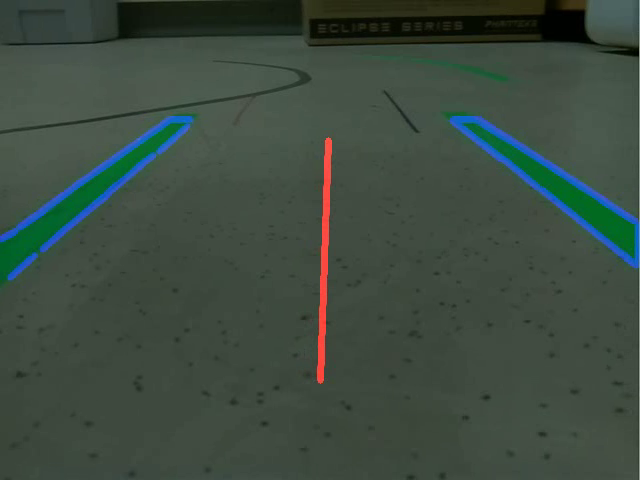
#> input picture frame 29 of filename.avi_overlay.avi, 640 x 480 px, given in place of filename.avi, which was not available
$ python lane_detect_pc.py
#> lines starting #> are read from the running program, lines starting #| are printed output that depends on the picture; after the words box and inside, x2 and y2 are one past the last pixel; in counts of white or black regions, pixels touching at a corner belong together; pictures that were not available may be replaced by others from this repository, and a replacement may not be noted
import cv2
import numpy as np
import math
import time
from operator import itemgetter
import sys

sys.path.append(r'/home/pi/picar-x/lib')
# from picarx import Picarx


_SHOW_IMAGE = False


class PiCar(object):
    def __init__(self, car=None):
        self.car = car
        self.current_steering_angle = 0
        self.speed = 0

        # line color green
        self.green_line = np.array([[60, 70, 50], [100, 255, 255]])
        self.yellow_line = np.array([[30, 60, 150], [50, 255, 255]])
        self.white_line = np.array([[0, 0, 140], [115, 40, 255]])


def car_control(picar, servo_d=0, speed=0):
    picar.set_dir_servo_angle(servo_d)
    picar.forward(speed)


def camera_control(picar, servo_h=0, servo_v=-20):
    picar.set_camera_servo1_angle(servo_h)
    picar.set_camera_servo2_angle(servo_v)


#####################
# drive mechanic
#####################
# [89 lines left out: function drive, not called in this run]
    # return 0


############################
# logic in use
############################
# marking all edges
def detect_edge(img):
    return cv2.Canny(img, 200, 400)


# detect color
def detect_color_in_roi(img, color_range1, color_range2, min_detected_color=1000):
    hsv = cv2.cvtColor(img, cv2.COLOR_BGR2HSV)

    # select priority color
    mask1st = cv2.inRange(hsv, color_range1[0], color_range1[1])
    mask_roi_l = roi_l(mask1st)
    mask_roi_r = roi_r(mask1st)
    detected_prio_color_l = np.sum(mask_roi_l == 255)
    detected_prio_color_r = np.sum(mask_roi_r == 255)

    # select second priority
    if detected_prio_color_l < min_detected_color or detected_prio_color_r < min_detected_color:
        mask2nd = cv2.inRange(hsv, color_range2[0], color_range2[1])
    if detected_prio_color_l < min_detected_color:
        mask_roi_l = roi_l(mask2nd)
    if detected_prio_color_r < min_detected_color:
        mask_roi_r = roi_r(mask2nd)

    # create end ROI
    mask_white_green = cv2.bitwise_or(mask_roi_l, mask_roi_r)
    end_mask = region_of_interest(mask_white_green)

    return end_mask


# take out zone of no interest left
def roi_l(img, width_sliding=0):
    height, width = img.shape
    mask = np.zeros_like(img)

    # define the lane area
    polygon = np.array([[
        (0, height * 1 / 4),  # top left
        ((1 / 2 * width - width_sliding), height * 1 / 4),  # top right
        ((1 / 2 * width - width_sliding), height * 3 / 4),  # bottom right
        (0, height * 3 / 4),  # bottom left
    ]], np.int32)
    cv2.fillPoly(mask, polygon, 255)

    return cv2.bitwise_and(img, mask)


# take out zone of no interest right
def roi_r(img, width_sliding=0):
    height, width = img.shape
    mask = np.zeros_like(img)

    # define the lane area
    polygon = np.array([[
        ((1 / 2 * width + width_sliding), height * 1 / 4),  # top left
        (width, height * 1 / 4),  # top right
        (width, height * 3 / 4),  # bottom right
        ((1 / 2 * width + width_sliding), height * 3 / 4),  # bottom left
    ]], np.int32)
    cv2.fillPoly(mask, polygon, 255)

    return cv2.bitwise_and(img, mask)


# take out zone of no interest final
def region_of_interest(img, height_sliding=0):
    height, width = img.shape
    mask = np.zeros_like(img)

    # define the lane area
    polygon = np.array([[
        (0, height * 1 / 4 + height_sliding),  # top left
        (width, height * 1 / 4 + height_sliding),  # top right
        (width, height * 3 / 4),  # bottom right
        (0, height * 3 / 4),  # bottom left
    ]], np.int32)
    cv2.fillPoly(mask, polygon, 255)

    return cv2.bitwise_and(img, mask)


# [14 lines left out: function sliding_window, not called in this run]


# detect lane segments
def detect_line(img):
    # tuning min_threshold, minLineLength, maxLineGap
    rho = 1  # precision in pixel, i.e. 1 pixel
    angle = np.pi / 180  # degree in radian, i.e. 1 degree
    min_threshold = 10  # minimal of votes
    lines = cv2.HoughLinesP(img, rho, angle, min_threshold, minLineLength=8,
                            maxLineGap=4)

    return lines


# make to lane lines out of all detected lines segments with line equation
def average_slope_intercept(line_segments):
    lane_lines = []
    if line_segments is None:
        return lane_lines

    # used resolution, here hard coded, else with img
    width = 640
    height = 480

    left_fit = []
    right_fit = []

    # lanes roi
    lanes_roi_restriction = 1 / 3
    left_region_boundary = width * (1 - lanes_roi_restriction)
    right_region_boundary = width * lanes_roi_restriction

    # calculating all linear function for all detected line segments
    for line_segment in line_segments:
        for x1, y1, x2, y2 in line_segment:
            if x1 == x2:
                # skipping vertical line segment, result of roi cut
                continue
            # line equation
            fit = np.polyfit((x1, x2), (y1, y2), 1)
            slope = fit[0]
            intercept = fit[1]
            if slope < 0:
                if x1 < left_region_boundary and x2 < left_region_boundary:
                    left_fit.append((slope, intercept))
            else:
                if x1 > right_region_boundary and x2 > right_region_boundary:
                    right_fit.append((slope, intercept))

    # creating the average lane on right and left roi when they exist
    if len(left_fit) > 0:
        if len(left_fit) > 4:
            left_fit.sort(key=itemgetter(0))
            left_fit = left_fit[2:-2]
        left_fit_average = np.average(left_fit, axis=0)
        lane_lines.append(make_points(left_fit_average))
    if len(right_fit) > 0:
        if len(right_fit) > 4:
            right_fit.sort(key=itemgetter(0))
            right_fit = right_fit[2:-2]
        right_fit_average = np.average(right_fit, axis=0)
        lane_lines.append(make_points(right_fit_average))

    return lane_lines


def make_points(line):
    width = 640
    height = 480
    slope, intercept = line
    y1 = height  # bottom points
    y2 = int(y1 * 1 / 2)  # middle points

    # bound the coordinates within the frame using line equalation
    x1 = max(-width, min(2 * width, int((y1 - intercept) / slope)))
    x2 = max(-width, min(2 * width, int((y2 - intercept) / slope)))

    return [[x1, y1, x2, y2]]


# steering wheel angle
def compute_steering_angle(lane_lines):
    width = 640
    height = 480

    if len(lane_lines) == 0:
        # no lane, stop car
        return 0

    if len(lane_lines) == 1:
        # follow lines max steering angle 35
        x1, _, x2, _ = lane_lines[0][0]
        x_offset = x2 - x1
    else:
        _, _, left_x2, _ = lane_lines[0][0]
        _, _, right_x2, _ = lane_lines[1][0]

        camera_mid_offset_percent = 0
        # 0.0 means car pointing to center
        # -0.03 car is centered to left
        # +0.03 means car pointing to right

        mid = int(width / 2 * (1 + camera_mid_offset_percent))
        x_offset = (left_x2 + right_x2) / 2 - mid

    # y-achse entending
    # a little tweaking for more stability, because the camera is very near the lane
    # in normal calculating 1/2 like the chosen parameter in make points is the correct points
    y_offset = int(height * 3 / 2)

    angle_to_mid_radian = math.atan(x_offset / y_offset)  # angle (in radian) to center vertical line
    angle_to_mid_deg = int(math.degrees(angle_to_mid_radian))

    if angle_to_mid_deg < -25:
        return -25
    elif angle_to_mid_deg > 25:
        return 25
    else:
        return angle_to_mid_deg


# correcting angle reduction, to take out false detection and to sudden correction changing direction
def stabilize_steering_angle(curr_steering_angle, new_steering_angle, num_of_lanes,
                             max_angle_deviation_two_lines=4, max_angle_deviation_one_lane=1):
    if num_of_lanes == 2:
        # if both lane lines detected, then we can deviate more
        max_angle_deviation = max_angle_deviation_two_lines
    else:
        # if only one lane detected, don't deviate too much
        max_angle_deviation = max_angle_deviation_one_lane

    angle_deviation = new_steering_angle - curr_steering_angle
    if abs(angle_deviation) > max_angle_deviation:
        stabilized_steering_angle = int(curr_steering_angle +
                                        max_angle_deviation * angle_deviation / abs(angle_deviation))
    else:
        stabilized_steering_angle = new_steering_angle

    return stabilized_steering_angle


#################
# test logic
#################
# histogram
# [49 lines left out: function compute_lanes, not called in this run]


#################
# old logic
#################
# perspective correction
# def perspective_correction(img):
#     src_pts = np.array([[180, 105],  # top left
#                         [460, 105],  # top right
#                         [640, 220],  # bottom right
#                         [0, 220]],  # bottom left
#                        dtype=np.float32)
#     dst_pts = np.array([[0, 0], [640, 0], [640, 115], [0, 115]], dtype=np.float32)
#     perspective = cv2.getPerspectiveTransform(src_pts, dst_pts)
#     return cv2.warpPerspective(img, perspective, (640, 115), flags=cv2.INTER_LANCZOS4)
#
#
# def length_of_line_segment(line):
#     x1, y1, x2, y2 = line
#     return math.sqrt((x2 - x1) ** 2 + (y2 - y1) ** 2)

############################
# visualisation
############################
def show_image(title, img, show=_SHOW_IMAGE):
    if show:
        cv2.imshow(title, img)


def display_lines(frame, lines, line_color=(255, 255, 255), line_width=5):
    line_image = np.zeros_like(frame)
    if lines is not None:
        for line in lines:
            for x1, y1, x2, y2 in line:
                cv2.line(line_image, (x1, y1), (x2, y2), line_color, line_width)
    line_image = cv2.addWeighted(frame, 0.8, line_image, 1, 1)
    return line_image


def display_heading_line(img, steering_angle, line_color=(255, 0, 0), line_width=5):
    heading_image = np.zeros_like(img)
    width = 640
    height = 480

    steering_angle_radian = (steering_angle + 90) / 180.0 * math.pi
    x1 = int(width / 2)
    y1 = height
    x2 = int(x1 - height / 2 / math.tan(steering_angle_radian))
    y2 = int(height / 2)

    cv2.line(heading_image, (x1, y1 - 100), (x2, y2 - 100), line_color, line_width)
    heading_image = cv2.addWeighted(img, 0.8, heading_image, 1, 1)

    return heading_image


# [62 lines left out: functions display_lanes, test_photo, not called in this run]


def test_video(video_file):
    ######
#> called with video_file = 'filename.avi'
    cap = cv2.VideoCapture(video_file)

    # skip first second of video.
    for i in range(3):
        _, frame_blur = cap.read()
#> this loop made 3 passes
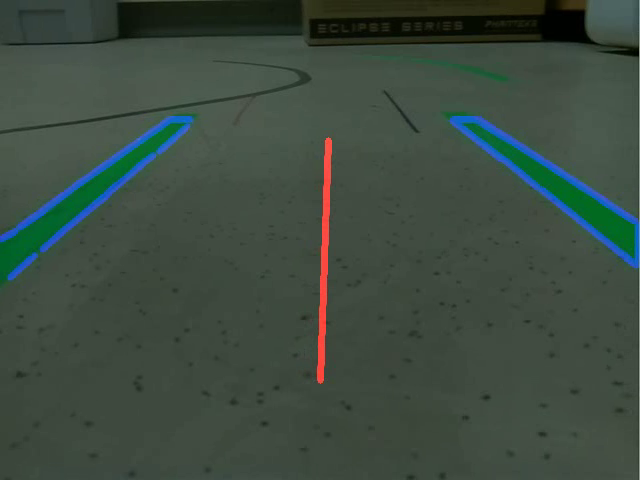
#> input picture frame 29 of filename.avi_overlay.avi, 640 x 480 px, given in place of filename.avi, which was not available
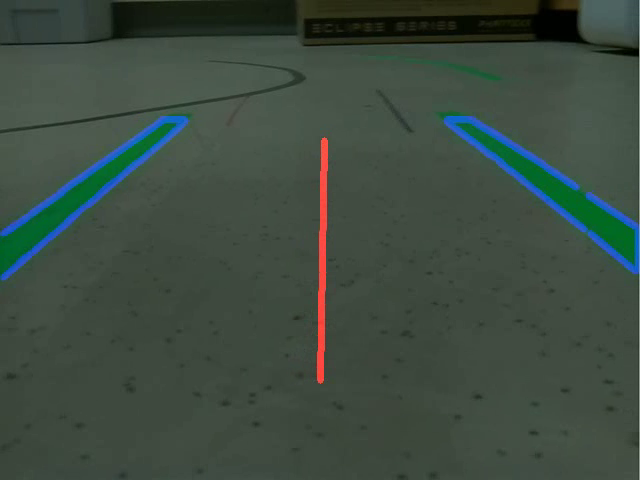
#> input picture frame 30 of filename.avi_overlay.avi, 640 x 480 px, given in place of filename.avi, which was not available

    try:
        while cap.isOpened():
            _, frame = cap.read()
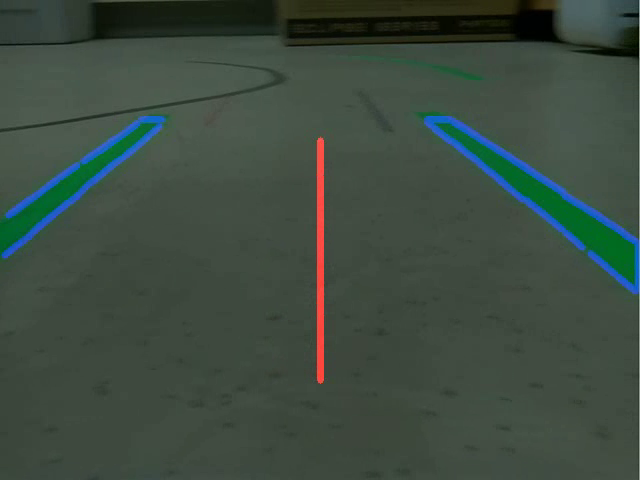
#> input picture frame 32 of filename.avi_overlay.avi, 640 x 480 px, given in place of filename.avi, which was not available
#> frame is the input picture: shape (480, 640, 3); mean B, G, R 64.9, 75.2, 61
            frame_blur = cv2.GaussianBlur(frame, (5, 5), 0)
            ######################
            # start image processing, roi is region of interest
            ######################
            color_in_roi = detect_color_in_roi(frame_blur, car.yellow_line, car.green_line)
#> in roi_l, `cv2.fillPoly(mask, polygon, 255)`:
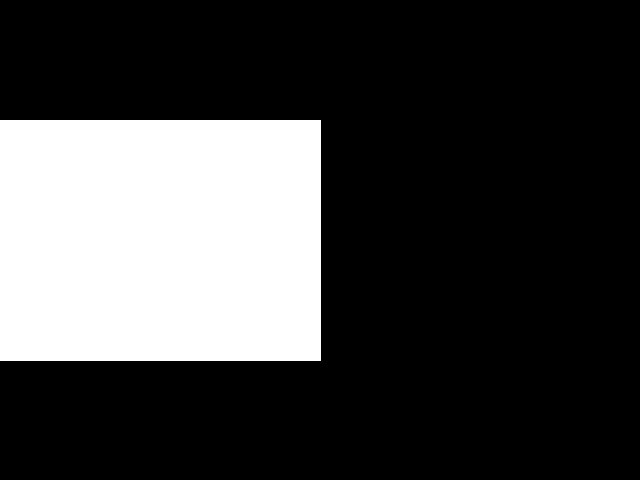
#> mask: shape (480, 640); 25.2% white; 1 white region, box (x1, y1, x2, y2) and area: (0, 120, 321, 361) 77361
#> in roi_r, `cv2.fillPoly(mask, polygon, 255)`:
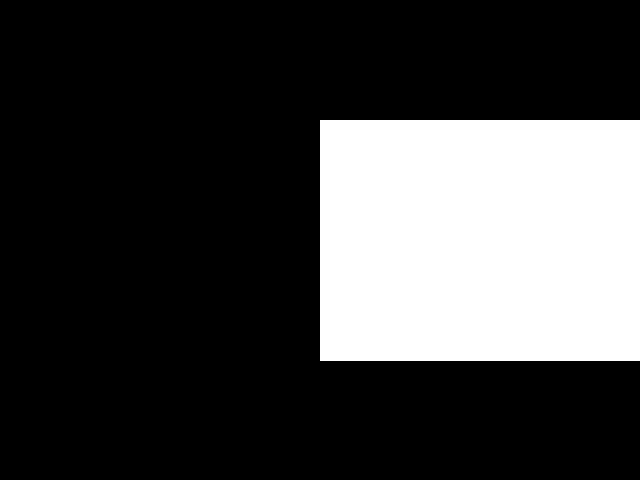
#> mask: shape (480, 640); 25.1% white; 1 white region, box (x1, y1, x2, y2) and area: (320, 120, 640, 361) 77120
#> in detect_color_in_roi, `detected_prio_color_l = np.sum(mask_roi_l == 255)`: detected_prio_color_l = 0
            edge_in_roi = detect_edge(color_in_roi)
#> in detect_edge, `return cv2.Canny(img, 200, 400)`:
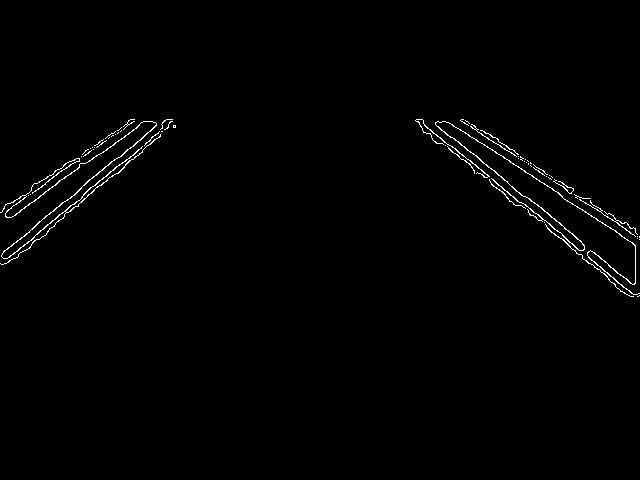
#> returned value: shape (480, 640); 0.97% white in thin lines or dots, all inside (x1, y1, x2, y2) = (0, 119, 640, 297)
            lines_segments_in_roi = detect_line(edge_in_roi)
#> in detect_line, `lines = cv2.HoughLinesP(img, rho, angle, min_threshold, minLineLength=..`: lines = 117 rows, first 6: [589, 258, 633, 294], [125, 164, 135, 156], [9, 257, 84, 194], [592, 251, 630, 283], [53, 176, 89, 152], [460, 120, 522, 160]
#> lines_segments_in_roi has the same summary as lines in detect_line
            lanes_in_roi = average_slope_intercept(lines_segments_in_roi)
#> the loop in average_slope_intercept, `for line_segment in line_segments:` made 117 passes
#> after the loop in average_slope_intercept, `for line_segment in line_segments:`: left_fit = 49 pairs, first value -1.23 to -0.429, second value 199.1 to 318.8; right_fit = 64 pairs, first value 3.71e-15 to 2.2, second value -798.6 to 121
#> in average_slope_intercept, `left_fit = left_fit[2:-2]`: left_fit = 45 pairs, first value -0.929 to -0.615, second value 205.6 to 277.2
#> in average_slope_intercept, `left_fit_average = np.average(left_fit, axis=0)`: left_fit_average = [-0.79, 243.9]
#> in make_points, `slope, intercept = line`: slope = -0.79; intercept = 243.9
#> in make_points, `x1 = max(-width, min(2 * width, int((y1 - intercept) / slope)))`: x1 = -298
#> in make_points, `x2 = max(-width, min(2 * width, int((y2 - intercept) / slope)))`: x2 = 4
#> in average_slope_intercept, `right_fit = right_fit[2:-2]`: right_fit = 60 pairs, first value 0.429 to 0.923, second value -281.1 to -65.86
#> in average_slope_intercept, `right_fit_average = np.average(right_fit, axis=0)`: right_fit_average = [0.736, -198.7]
#> lanes_in_roi = [[[-298, 480, 4, 240]], [[921, 480, 595, 240]]]
            ######################
            # end image processing

            ######################
            # determine car axis angle
            ######################
            new_steering_angle = compute_steering_angle(lanes_in_roi)
#> in compute_steering_angle, `_, _, left_x2, _ = lane_lines[0][0]`: left_x2 = 4
#> in compute_steering_angle, `_, _, right_x2, _ = lane_lines[1][0]`: right_x2 = 595
#> in compute_steering_angle, `x_offset = (left_x2 + right_x2) / 2 - mid`: x_offset = -20.5
#> in compute_steering_angle, `angle_to_mid_radian = math.atan(x_offset / y_offset)`: angle_to_mid_radian = -0.0285
#> in compute_steering_angle, `angle_to_mid_deg = int(math.degrees(angle_to_mid_radian))`: angle_to_mid_deg = -1
#> new_steering_angle = -1
            stabilized_steering_angle = stabilize_steering_angle(car.current_steering_angle,
                                                                 new_steering_angle, len(lanes_in_roi))
#> stabilized_steering_angle = -1
            car.current_steering_angle = stabilized_steering_angle
#> car.current_steering_angle = -1
            ######################
            # end angle
            ######################
            # car control
            ######################

            # visualization part begin
            cv2.imshow("Color Filtered", color_in_roi)
            cv2.imshow("Edge Detection", edge_in_roi)
            lane_lines_img = display_lines(frame_blur, lines_segments_in_roi)
#> the loop in display_lines, `for line in lines:` made 117 passes
#> in display_lines, `line_image = cv2.addWeighted(frame, 0.8, line_image, 1, 1)`:
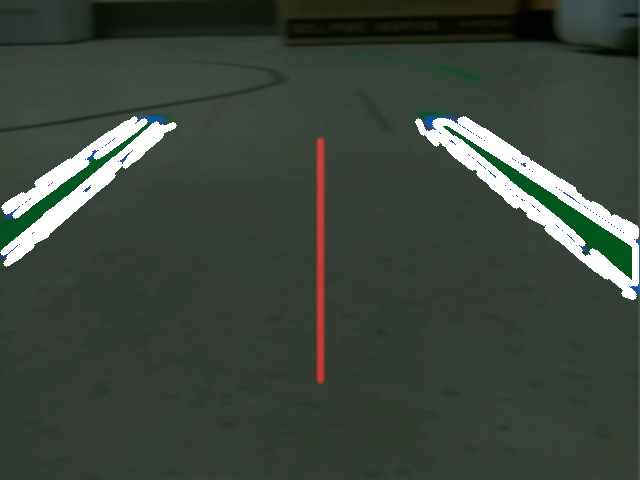
#> line_image: shape (480, 640, 3); mean B, G, R 60.8, 69.9, 60.7
            heading_line_img = display_heading_line(lane_lines_img, car.current_steering_angle,
                                                    line_color=(0, 0, 255),
                                                    line_width=5)
#> in display_heading_line, `steering_angle_radian = (steering_angle + 90) / 180.0 * math.pi`: steering_angle_radian = 1.55
#> in display_heading_line, `x2 = int(x1 - height / 2 / math.tan(steering_angle_radian))`: x2 = 315
#> in display_heading_line, `heading_image = cv2.addWeighted(img, 0.8, heading_image, 1, 1)`:
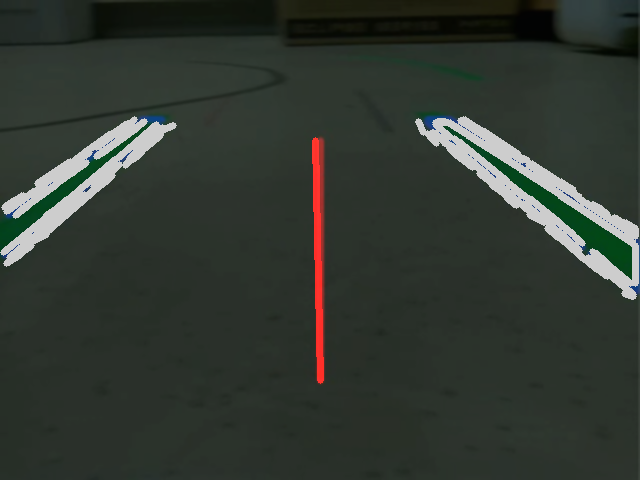
#> heading_image: shape (480, 640, 3); mean B, G, R 49.6, 56.9, 50.3
            cv2.imshow("Road with Lane line", heading_line_img)
            if cv2.waitKey(1) & 0xFF == ord('q'):
#> (key q is pressed here)
                break
            # visualization part end
    finally:
        car.current_steering_angle = 0
        cap.release()

        cv2.destroyAllWindows()


############################
# test main
############################
if __name__ == '__main__':
    car = PiCar('PiCar')
    # picar_control = Picarx()
    # drive('filename.avi')
    test_video('filename.avi')
    # test_photo('test_pic/image_090_090.png')
